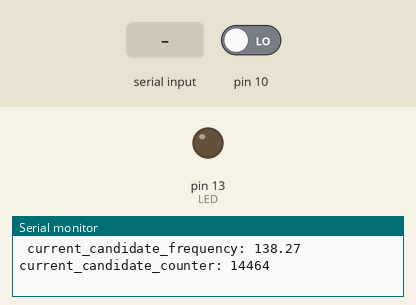
The sketch below on a simulated Arduino Mega 2560, built with avr-gcc and run on an emulated ATmega2560. On the bench: output pins drawn as LEDs (lit = HIGH), the last lines printed to the serial monitor. The test bench sets the inputs (shaded band); at power-on: pin 10 LOW.

Above: at 0.1 s.
1.6 s: "200\n" received over Serial
At 3.3 s:
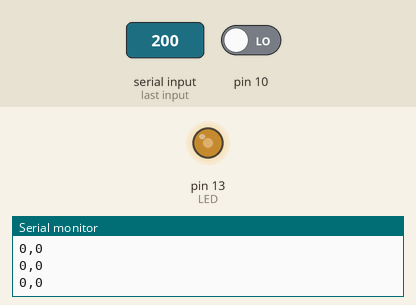
3.6 s: "90,45\n" received over Serial
At 3.95 s:
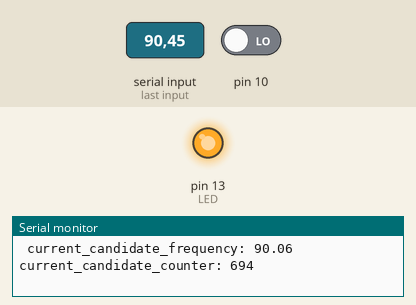
Timing chart, 0 to 15.6 s (numbered marks = the images above; inputs shaded):
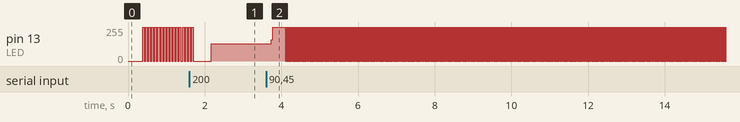

The sketch:

interrupts.ino
```cpp
//#define LED 6 //# this is for buzzer
#define LED 13 //# this is for LED
#define RIGHT_ENCODER_XOR 7
#define RIGHT_ENCODER_PHASE_B 23
#define LEFT_ENCODER_XOR 8
//#define LEFT_ENCODER_PHASE_B 33

// Global variable to remember the
// on/off state of the LED.
volatile boolean led_state = false; //# needs to be volatile because it will be changed by the ISR and not the main loop.
volatile int right_encoder_pulse_cnt = 0;
volatile int left_encoder_pulse_cnt = 0;

// The ISR routine.
// The name TIMER3_COMPA_vect is a special flag to the
// compiler.  It automatically associates with Timer3 in
// CTC mode.
ISR( TIMER3_COMPA_vect ) {

  // Invert LED state.
  led_state = !led_state;

  // Enable/disable LED
  digitalWrite(LED, led_state);

}

/**
 * To avoid reading the pins twice- for each comparison, we'll read them once and store in these variables.
 * Also we'll need to infer phaseA state and keep its previous value to be able to count steps.
 */
volatile boolean right_encoder_xored_signal = false;
volatile boolean right_encoder_phase_b_signal = false;
volatile boolean right_encoder_phase_b_signal_prev = false;
volatile boolean right_encoder_phase_a_signal = false; //# we'll be inferring this
volatile boolean right_encoder_phase_a_signal_prev = false; //# we'll be inferring this

/**
 * Ditto for left encoder.
 */
volatile boolean left_encoder_xored_signal = false;
volatile boolean left_encoder_phase_b_signal = false;
volatile boolean left_encoder_phase_b_signal_prev = false;
volatile boolean left_encoder_phase_a_signal = false; //# we'll be inferring this
volatile boolean left_encoder_phase_a_signal_prev = false; //# we'll be inferring this

/**
 * Right wheel encoder pin phaseA and phaseB XOR-ed. We can use that as a detection for wheel position change.
 * We'll need to read one of the original phaseB or phaseB pins with the digitalRead() function to decide whether
 * the movement was forward or backward.
 */
ISR( INT6_vect ) {
/**
 * From the lecture notes:
 * If:
 *
 * Channel A goes from LOW to HIGH
 * and Channel B is LOW
 * You are going CLOCKWISE!
 * Or if:
 *
 * Channel A goes from LOW to HIGH
 * and Channel B is HIGH
 * You are going COUNTER-CLOCKWISE!
 *
 * Our PhaseA is XOR-ed with the phaseB, so we're getting 1-signale when A=1 and B=0 and also when A=0 and B=1
 * and in no other cases. Also our pin interrupt fires on both-rising edge and falling edge. That means the
 * following:
 *
 * -> If we triggered on XOR-ed downwards edge, then:
 * 1) if A==0, then ignore
 * 2) if A==1 and B==1, then we're coing CCW
 *
 * Of course if we got XOR down and B==1, then A must be 1 too. So we simplify this to this:
 * 1) If we triggered on XOR-ed downwards edge and B==1, then we're going CCW.
 *
 * Similarly for CW:
 * -> If we triggered on XOR-ed upwards edge, then:
 * 1) if A==0, then ignore
 * 2) if A==1 and B==0, then we're coing CW
 *
 * Of course if we got XOR up and B==0, then A must be 1. So we simiplify this to this:
 * 1) If we triggered on XOR-ed upwards edge and B==0, then we're going CW.
 *
 * So all we need is the current value of the XOR-ed signal and the current value of phaseB signal. <- Ha, ha, that didn't work, because we're triggering
 * on the XOR-ed signal both edges and the CCW conditions qualify right after the CW have.
 *
 * Next approach below.
 */

  /*
   * Reading the actual current signals
   */
  right_encoder_phase_b_signal = digitalRead(RIGHT_ENCODER_PHASE_B);
  right_encoder_xored_signal = digitalRead(RIGHT_ENCODER_XOR);

  /*
   * Inferring the phase A current state from the two signals above.
   */
  right_encoder_phase_a_signal = right_encoder_phase_b_signal ^ right_encoder_xored_signal;

  /**
   * If we've seen a transition of phase A from 0 to 1
   * AND phase B==0, then we're going CW
   */
  if (!right_encoder_phase_a_signal_prev && right_encoder_phase_a_signal && !right_encoder_phase_b_signal) {
    right_encoder_pulse_cnt++; //# going CW
  } else if (!right_encoder_phase_a_signal_prev && right_encoder_phase_a_signal && right_encoder_phase_b_signal) {
    right_encoder_pulse_cnt--; //# going CW
  }
  right_encoder_phase_a_signal_prev = right_encoder_phase_a_signal;
}

/**
 * Left wheel encoder pin phaseA and phaseB XOR-ed. We can use that as a detection for wheel position change.
 * We'll need to read one of the original phaseB or phaseB pins with the digitalRead() function to decide whether
 * the movement was forward or backward.
 */
ISR( PCINT0_vect ) {
  /*
   * Reading the actual current signals
   */
  left_encoder_xored_signal = digitalRead(LEFT_ENCODER_XOR);

  // Now the phaseB signal.
  // Mask for a specific pin from the port.
  // Non-standard pin, so we access the register
  // directly.
  // Reading just PINE would give us a number
  // composed of all 8 bits.  We want only bit 2.
  // B00000100 masks out all but bit 2
  left_encoder_phase_b_signal = PINE & (1<<PINE2);
  //boolean newE0_B = PINE & B00000100;  // Does same as above.

  /*
   * Inferring the phase A current state from the two signals above.
   */
  left_encoder_phase_a_signal = left_encoder_phase_b_signal ^ left_encoder_xored_signal;

  /**
   * If we've seen a transition of phase A from 0 to 1
   * AND phase B==0, then we're going CW
   */
  if (!left_encoder_phase_a_signal_prev && left_encoder_phase_a_signal && !left_encoder_phase_b_signal) {
    left_encoder_pulse_cnt++; //# going CW
  } else if (!left_encoder_phase_a_signal_prev && left_encoder_phase_a_signal && left_encoder_phase_b_signal) {
    left_encoder_pulse_cnt--; //# going CW
  }
  left_encoder_phase_a_signal_prev = left_encoder_phase_a_signal;
}

void setup() {
  pinMode(LED, OUTPUT);

  // Start Serial monitor and print "reset"
  // so we know if the board is reseting
  // unexpectedly.
  Serial.begin(9600);
  Serial.setTimeout(100);

  while (!Serial) {
    ; // wait for serial port to connect. Needed for native USB port only
  }
  Serial.println("***RESET***");

  setupTimer3(25);

  // These two function set up the pin
  // change interrupts for the encoders.
  // If you want to know more, find them
  // at the end of this file.
  setupRightEncoder();
  setupLeftEncoder();
}

void loop() {
  // put your main code here, to run repeatedly:
  act_on_commands();
  Serial.print(left_encoder_pulse_cnt);
  Serial.print(",");
  Serial.println(right_encoder_pulse_cnt);
  delay(50);
}

void setupRightEncoder() {
  // Setup pins for right encoder
  pinMode( RIGHT_ENCODER_XOR, INPUT );
  pinMode( RIGHT_ENCODER_PHASE_B, INPUT );

  // Now to set up PE6 as an external interupt (INT6), which means it can
  // have its own dedicated ISR vector INT6_vector

  // Page 90, 11.1.3 External Interrupt Mask Register – EIMSK
  // Disable external interrupts for INT6 first
  // Set INT6 bit low, preserve other bits
  EIMSK = EIMSK & ~(1<<INT6);
  //EIMSK = EIMSK & B1011111; // Same as above.

  // Page 89, 11.1.2 External Interrupt Control Register B – EICRB
  // Used to set up INT6 interrupt
  //EICRB |= (1 << ISC60) | (1 << ISC61);  // using header file names, push 1 to bit ISC60 and ISC61 to get triggered on rising edge only
  EICRB |= (1 << ISC60);  // using header file names, push 1 to bit ISC60 to get triggered on both rising and falling edges.
  //EICRB |= B00010000; // does same as above

  // Page 90, 11.1.4 External Interrupt Flag Register – EIFR
  // Setting a 1 in bit 6 (INTF6) clears the interrupt flag.
  EIFR |= ( 1 << INTF6 );
  //EIFR |= B01000000;  // same as above

  // Now that we have set INT6 interrupt up, we can enable
  // the interrupt to happen
  // Page 90, 11.1.3 External Interrupt Mask Register – EIMSK
  // Disable external interrupts for INT6 first
  // Set INT6 bit high, preserve other bits
  EIMSK |= ( 1 << INT6 );
  //EIMSK |= B01000000; // Same as above
}

void setupLeftEncoder() {
    // Setting up LEFT_ENCODER_XOR:
    // The Romi board uses the pin PE2 (port E, pin 2) which is
    // very unconventional.  It doesn't have a standard
    // arduino alias (like d6, or a5, for example).
    // We set it up here with direct register access
    // Writing a 0 to a DDR sets as input
    // DDRE = Data Direction Register (Port)E
    // We want pin PE2, which means bit 2 (counting from 0)
    // PE Register bits [ 7  6  5  4  3  2  1  0 ]
    // Binary mask      [ 1  1  1  1  1  0  1  1 ]
    //
    // By performing an & here, the 0 sets low, all 1's preserve
    // any previous state.
    DDRE = DDRE & ~(1<<DDE6);
    //DDRE = DDRE & B11111011; // Same as above.

    // We need to enable the pull up resistor for the pin
    // To do this, once a pin is set to input (as above)
    // You write a 1 to the bit in the output register
    PORTE = PORTE | (1<< PORTE2 );
    //PORTE = PORTE | 0B00000100;

    // Left encoder uses conventional pin 26
    pinMode(LEFT_ENCODER_XOR, INPUT);
    digitalWrite(LEFT_ENCODER_XOR, HIGH); // Encoder 0 xor

    // Enable pin-change interrupt on A8 (PB4) for left encoder, and disable other
    // pin-change interrupts.
    // Note, this register will normally create an interrupt a change to any pins
    // on the port, but we use PCMSK0 to set it only for PCINT4 which is A8 (PB4)
    // When we set these registers, the compiler will now look for a routine called
    // ISR( PCINT0_vect ) when it detects a change on the pin.  PCINT0 seems like a
    // mismatch to PCINT4, however there is only the one vector servicing a change
    // to all PCINT0->7 pins.
    // See Manual 11.1.5 Pin Change Interrupt Control Register - PCICR

    // Page 91, 11.1.5, Pin Change Interrupt Control Register
    // Disable interrupt first
    PCICR = PCICR & ~( 1 << PCIE0 );
    // PCICR &= B11111110;  // Same as above

    // 11.1.7 Pin Change Mask Register 0 – PCMSK0
    PCMSK0 |= (1 << PCINT4);

    // Page 91, 11.1.6 Pin Change Interrupt Flag Register – PCIFR
    PCIFR |= (1 << PCIF0);  // Clear its interrupt flag by writing a 1.

    // Enable
    PCICR |= (1 << PCIE0);
}

/**
 * Reads a command from the Serial connection and acts on it
 */
void act_on_commands() {
  //This line checks whether there is anything to read
  if ( Serial.available() ) {
    String in_cmd = Serial.readString();

    if (in_cmd.indexOf("led") > -1) { //# if we want to drive the LED
      Serial.println("Driving LED");
    } else if(in_cmd.indexOf("motor") > -1) { //# if we want to drive the motor
      Serial.println("Driving MOTORS");
    } else { //# this should only be an integer value that we want to drive our LED or motor with.
      setupTimer3(in_cmd.toInt());
    }
  }
}

/**
 * Routine to setupt timer3 to run
 *
 * @desired_frequency - the desired frequency for the timer to trigger the ISR at.
 */
void setupTimer3(long desired_frequency) {

  // disable global interrupts
  cli();

  // Reset timer3 to a blank condition.
  // TCCR = Timer/Counter Control Register
  TCCR3A = 0;     // set entire TCCR3A register to 0
  TCCR3B = 0;     // set entire TCCR3B register to 0

  // First, turn on CTC mode.  Timer3 will count up
  // and create an interrupt on a match to a value.
  // See table 14.4 in manual, it is mode 4.
  TCCR3B = TCCR3B | (1 << WGM32);

  // For a cpu clock precaler of 256:
  // Shift a 1 up to bit CS32 (clock select, timer 3, bit 2)
  // Table 14.5 in manual.
  //TCCR3B = TCCR3B | (1 << CS32);
  //TCCR3B = TCCR3B | (1 << CS32) | (1 << CS30); //# setting pre-scaler to 1024 so that we get 16kHz clock
                                               //# which we'll count to get 25Hz flash

  // set compare match register to desired timer count.
  // CPU Clock  = 16000000 (16mhz).
  // Prescaler  = 256
  // Timer freq = 16000000/256 = 62500
  // We can think of this as timer3 counting up to 62500 in 1 second.
  // compare match value = 62500 / 2 (we desire 2hz).
  //OCR3A = 31250;
  //OCR3A = 625; //1; //# setting the counter to 625 to achieve 25Hz flash.

  /**
   * So we have 8 options for the pre-scaler and we have a 16bit counter, so up to 65536.
   *
   * With the following python expression we can get available timer3 trigger frequencies for each
   * pre-scaled frequency. The example is given for 16KHz pre-scaled frequency:
   *
   * [int(16000 / a) for a in range(1, 65537) if 16000 % a == 0]
   *
   * 000: timer stopped
   * 001: no pre-scaling, so running at 16MHz, giving us the following choice of frequencies: [16000000, 8000000, 4000000, 3200000, 2000000, 1600000, 1000000, 800000, 640000, 500000, 400000, 320000, 250000, 200000, 160000, 128000, 125000, 100000, 80000, 64000, 62500, 50000, 40000, 32000, 31250, 25600, 25000, 20000, 16000, 15625, 12800, 12500, 10000, 8000, 6400, 6250, 5120, 5000, 4000, 3200, 3125, 2560, 2500, 2000, 1600, 1280, 1250, 1024, 1000, 800, 640, 625, 512, 500, 400, 320, 256, 250]
   * 010: F / 8 pre-scaler, so running at 2MHz, giving us: [2000000, 1000000, 500000, 400000, 250000, 200000, 125000, 100000, 80000, 62500, 50000, 40000, 31250, 25000, 20000, 16000, 15625, 12500, 10000, 8000, 6250, 5000, 4000, 3200, 3125, 2500, 2000, 1600, 1250, 1000, 800, 640, 625, 500, 400, 320, 250, 200, 160, 128, 125, 100, 80, 64, 50, 40, 32]
   * 011: F / 64. so running at 250KHz, giving us: [250000, 125000, 62500, 50000, 31250, 25000, 15625, 12500, 10000, 6250, 5000, 3125, 2500, 2000, 1250, 1000, 625, 500, 400, 250, 200, 125, 100, 80, 50, 40, 25, 20, 16, 10, 8, 5, 4]
   * 100: F / 256, so running at 62.5KHz, giving us: [62500, 31250, 15625, 12500, 6250, 3125, 2500, 1250, 625, 500, 250, 125, 100, 50, 25, 20, 10, 5, 4, 2, 1]
   * 101: F/ 1024, so running at 16KHz, giving us: [16000, 8000, 4000, 3200, 2000, 1600, 1000, 800, 640, 500, 400, 320, 250, 200, 160, 128, 125, 100, 80, 64, 50, 40, 32, 25, 20, 16, 10, 8, 5, 4, 2, 1]
   * 110: External clock, falling edge
   * 111: External clock, rising edge.
   *
   * We could just create 5 arrays of frequencies and search through them,
   * but that would waste precious memory on a micro. So perhaps we'll better be claculating on the fly instead of stuffing RAM with these 32 bit numbers - and
   * it will have to be 32 bit numbers, because the biggest one is 16 000 000. Another thing to remember is that our ATMEL device is only an 8-bit micro and
   * the only reason why we can operate with 16-bit and even 32-bit numbers (and I think even 64-bit) is the fact that our compiler is clever enough to implement
   * the byte shifting operations in the code for us behind the scenes.
   *
   * Also, these are just whole number frequencies. We could just divide the pre-scaled frequency with the desired frequency and we'll get the counter value
   * that we need to count up to. And perhaps go through all the pre-scaler frequencies and see which of the divisions is the cleanest (the least value after
   * the decimal point).
   */
  unsigned long pre_scaled_frequencies[] = {16000000, 2000000, 250000, 62500, 16000};
  unsigned short cnt = 0;

  /**
   * Here we'll keep the closest frequency we've gotten so far while checking them.
   */
  double best_candidate_frequency = 0.0;
  unsigned short best_candidate_pre_scaler = 0;
  unsigned int best_candidate_counter = 0;
  double current_candidate_frequency = 0.0;
  unsigned int current_candidate_counter = 0;

  for (cnt = 0; cnt < sizeof(pre_scaled_frequencies) / sizeof(long); cnt++) {
    /**
     * So if we divide the pre-scaled frequency with the desired frequency, we'll get the counter value,
     * but it of course has to be no more than 65536 and it has to be a whole number.
     */
    current_candidate_counter = round((double)pre_scaled_frequencies[cnt] / (double)desired_frequency);
    current_candidate_frequency = (double)pre_scaled_frequencies[cnt] / current_candidate_counter;

    Serial.print(" current_candidate_frequency: ");
    Serial.print(current_candidate_frequency);
    Serial.print(" current_candidate_counter: ");
    Serial.println(current_candidate_counter);

    //# Minimising the deviation from the desired frequency accross different pre-scale values
    if (abs(current_candidate_frequency - desired_frequency) < abs(best_candidate_frequency - desired_frequency) && current_candidate_counter <= 65536) {

//      Serial.print(current_candidate_frequency);
//      Serial.print(" - ");
//      Serial.print(desired_frequency);
//      Serial.print(" > ");
//      Serial.print(best_candidate_frequency);
//      Serial.print(" - ");
//      Serial.println(desired_frequency);

      best_candidate_frequency = current_candidate_frequency;
      best_candidate_pre_scaler = cnt;
      best_candidate_counter = current_candidate_counter;
    }
  }

  Serial.print("FREQ: desired: ");
  Serial.print(desired_frequency);
  Serial.print(" best found: ");
  Serial.print(best_candidate_frequency);
  Serial.print(" prescaler: ");
  Serial.print(pre_scaled_frequencies[best_candidate_pre_scaler]);
  Serial.print(" counter: ");
  Serial.println(best_candidate_counter);

  /*
   * Now let's load the registers with the found values.
   */
  if (best_candidate_frequency > 0) {
    switch (best_candidate_pre_scaler) {
      case 0:
        TCCR3B = TCCR3B | (1 << CS30); //# no prescaling
        break;
      case 1:
        TCCR3B = TCCR3B | (1 << CS31); //# /8 prescaling
        break;
      case 2:
        TCCR3B = TCCR3B | (1 << CS31) | (1 << CS30); //# /64 prescaling
        break;
      case 3:
        TCCR3B = TCCR3B | (1 << CS32); //# /256 prescaling
        break;
      case 4:
        TCCR3B = TCCR3B | (1 << CS32) | (1 << CS30); //# /1024 prescaling
        break;
    }

    OCR3A = best_candidate_counter;
  }

  // enable timer compare interrupt:
  TIMSK3 = TIMSK3 | (1 << OCIE3A);

  // enable global interrupts:
  sei();

}
```
